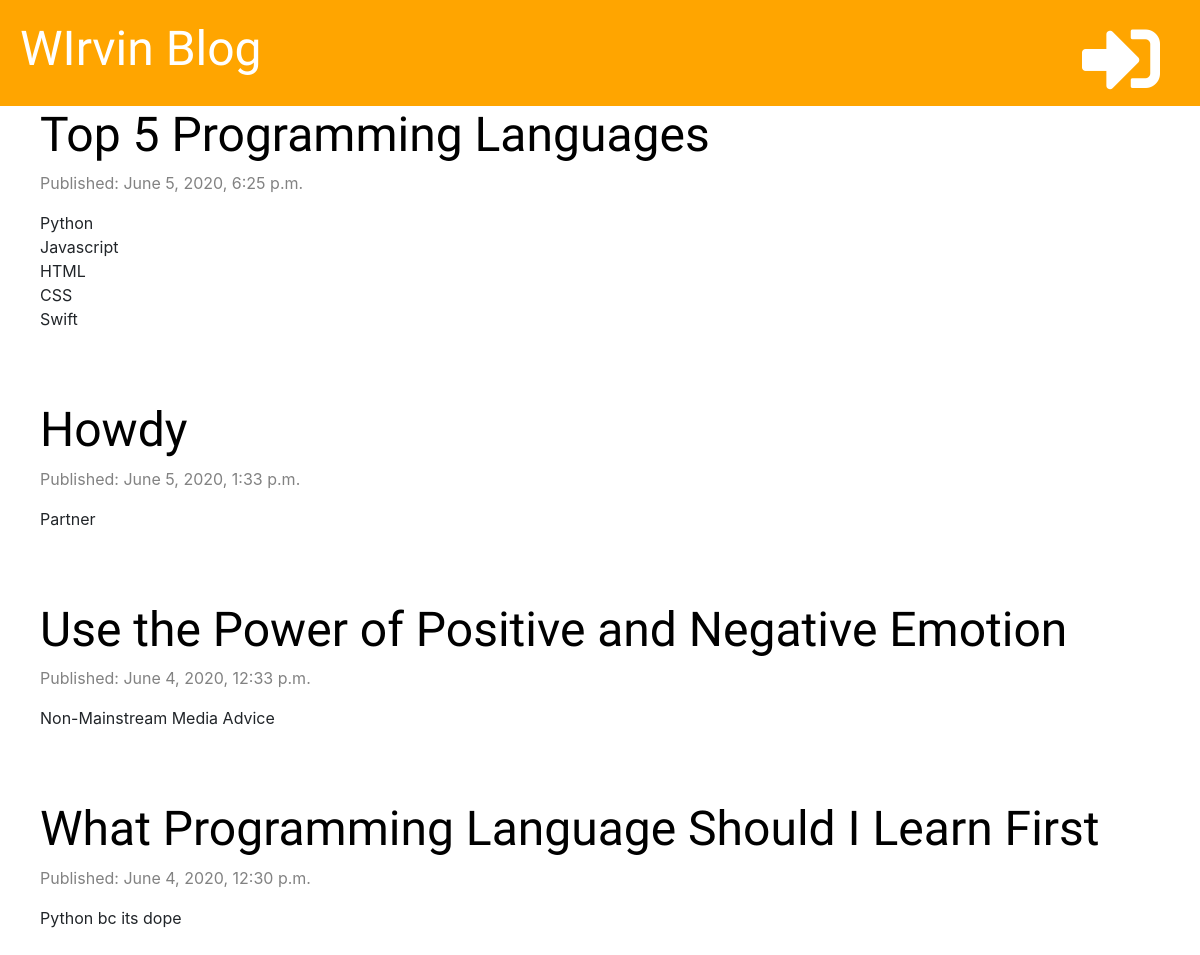
The app's page /, older data.
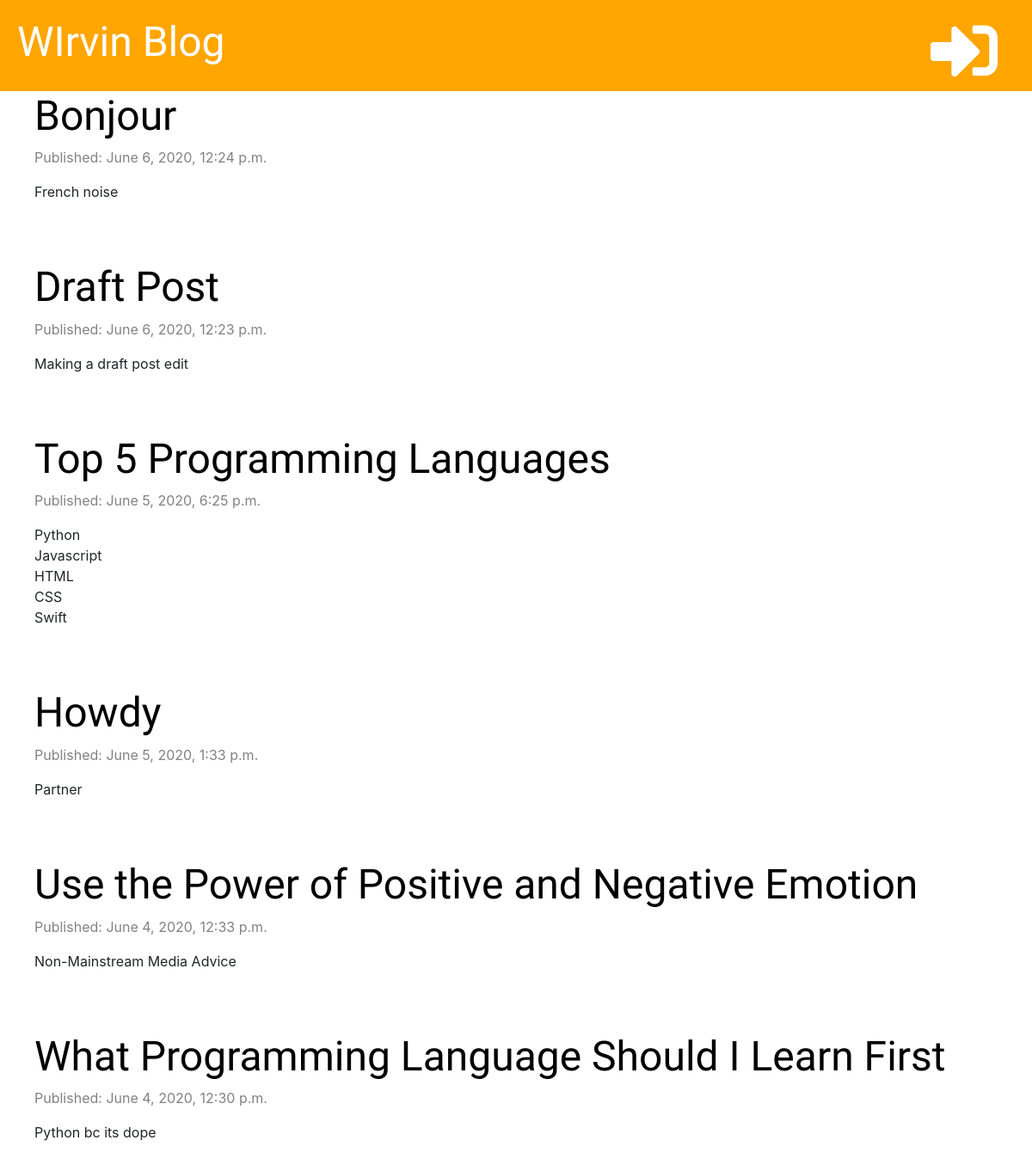
The same page, newer data.
### blogpost/models.py (models this page shows, shortened)
class Post(models.Model):
    author = models.ForeignKey('auth.User', on_delete=models.CASCADE)
    title = models.CharField(max_length=200)
    text = models.TextField()
    created_date = models.DateTimeField(default=timezone.now)
    published_date = models.DateTimeField(blank=True, null=True)

### blogpost/views.py (the view)
# urls.py: path('', views.post_list, name='post_list'),
def post_list(request):
    posts = Post.objects.all().filter(published_date__lte=timezone.now()).order_by('-published_date')
    stuff_for_front_end = {'posts': posts}
    return render(request, 'blog/post_list.html', stuff_for_front_end)

### blogpost/templates/blog/post_list.html (shortened to what this page needs)
{% extends 'blog/base.html' %}
{% block content %}
{% for post in posts %}
<div class="post">
    <h2><a href="{% url 'post_detail' pk=post.pk %}">{{ post.title }}</a></h2>
    <div class="date">
        <p>Published: {{ post.published_date }}</p>
    </div>
    <p>{{ post.text|linebreaksbr }}</p>
</div>
{% endfor %}
{% endblock %}

### blogpost/templates/blog/base.html (shortened to what this page needs)
{% load static %}
<!DOCTYPE html>
<html lang="en">
<head>
    <link href="https://stackpath.bootstrapcdn.com/bootstrap/4.5.0/css/bootstrap.min.css" rel="stylesheet">
    <link rel="stylesheet" href="https://pro.fontawesome.com/releases/v5.10.0/css/all.css"/>
    <link rel="stylesheet" href="{% static 'css/blog.css' %}">
</head>
<body>
    <div class="page-header">
        {% if user.is_authenticated %}
            <a href="{% url 'post_draft_list' %}" class="top-menu"><i class="fab fa-firstdraft fa-3x"></i></a>
            <a href="{% url 'post_new' %}" class="top-menu"><i class="far fa-plus-square fa-3x"></i></a>
        <h2 class="top-menu">Hello, {{ user.username }}  <small>(<a href="{% url 'logout' %}">Log Out</a>)</small></h2>
        {% else %}
            <a href="{% url 'login' %}" class="top-menu"><i class="fas fa-sign-in-alt fa-3x"></i></a>
        {% endif %}
        <h1><a href="{% url 'post_list' %}">WIrvin Blog</a></h1>
    </div>
    <div class="content container">
        <div class="row">
            <div class="mol-md-8">
                {% block content %}
                {% endblock %}
            </div>
        </div>
    </div>
</body>
</html>

### blogpost/static/css/blog.css (style rules this page uses)
.page-header { background-color: orange; margin: 0; padding: 20px; }
.page-header h1, .page-header h1 a { color: white; font-size: 36pt; text-decoration: none; }
.content { margin-left: 40px; width 100%; }
h1, h2, h3, h4 { font-family: 'Inconsolata', serif; font-size: 48px; }
.date { color: #828282; }
.post { margin-bottom: 70px; }
.post h1 a, .post h2 a { color: black; }
.page-header .top-menu { color: white; float: right; font-size: 26px; margin-right: 20px; }

Row changes from the older to the newer data that the page shows:
added Post: title "Bonjour", published_date "June 6, 2020, 12:24 p.m.", text "French noise"
added Post: title "Draft Post", published_date "June 6, 2020, 12:23 p.m.", text "Making a draft post edit"
